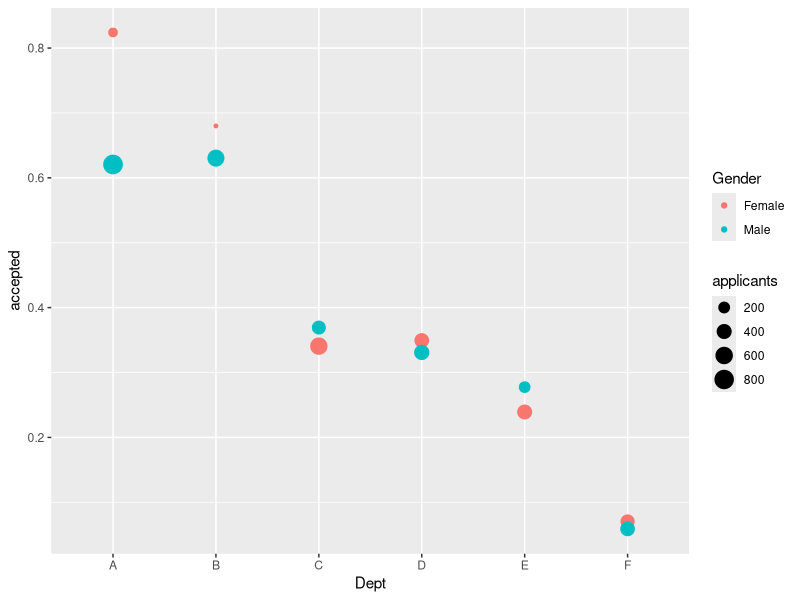

This chart was generated by the following R code:
## ---- chunk 1
library("car")
library("tidyverse")
## ---- chunk 2
data("UCBAdmissions", package = "datasets")
admissions <- as_tibble(UCBAdmissions) %>%
  spread(Admit, n) %>%
  mutate(applicants = Admitted + Rejected,
         accepted = Admitted / applicants)

ggplot(admissions, aes(x = Dept, y = accepted, size = applicants, colour = Gender)) +
  geom_point()
## ---- chunk 3
select(admissions, Dept, Gender, applicants, accepted) %>%
  arrange(Dept, Gender)
